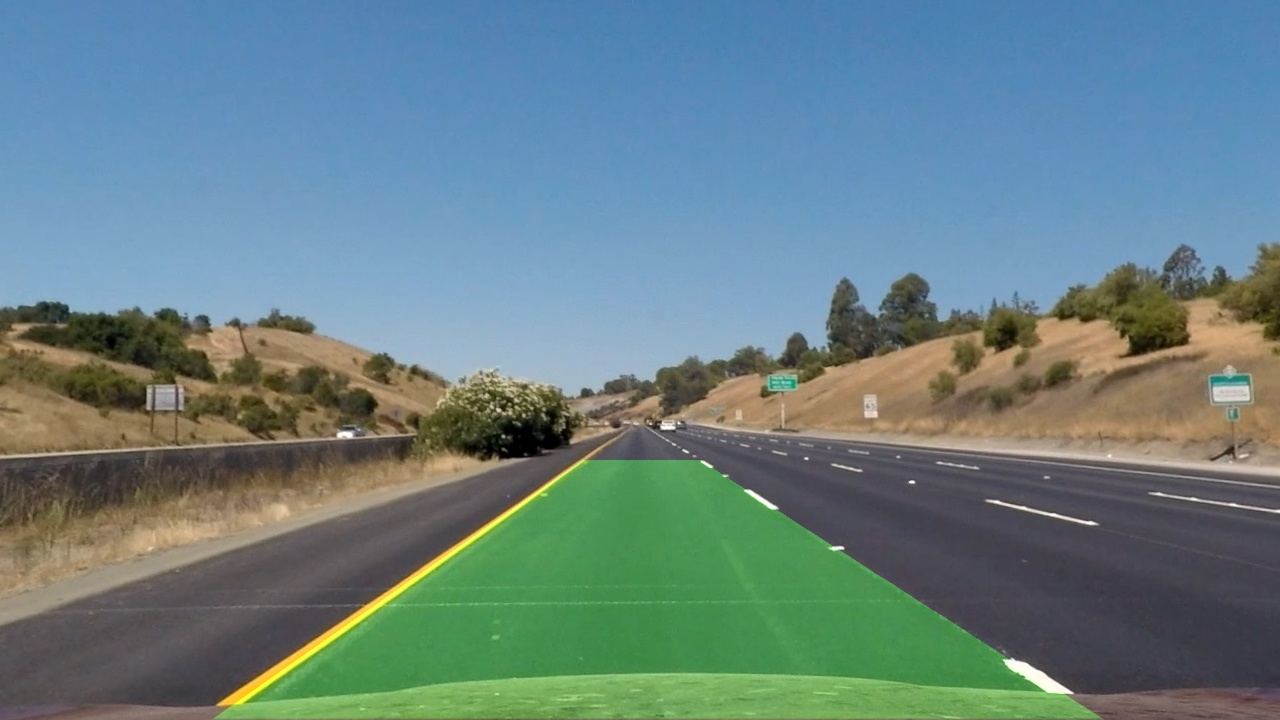
#> input picture final_test_images/straight_lines1.jpg, 1280 x 720 px, found by its file name
$ python project_pipeline_internal.py   (older library calls are emulated)
#> lines starting #> are read from the running program, lines starting #| are printed output that depends on the picture
import numpy as np
import cv2
import glob
import matplotlib.pyplot as plt

#HyperParameters

#CAMERA CALIBRATION
CHESSBOARD_SIZE = (9, 6)

#COLOR AND GRADIENT SPACE
SOBEL_KERNEL_SIZE = 15
ABSOLUTE_GRADIENT_THRESHOLD = (30, 100)
MAGNITUDE_GRADIENT_THRESHOLD = (30, 100)
DIRECTION_GRADIENT_THRESHOLD = (np.pi/4, np.pi/2)
COLOR_CHANNEL = 2
COLOR_CODE = 'HLS'
COLOR_CHANNEL_THRESHOLD = (170, 255)

#PERSPECTIVE TRANSFORMATION
PERSPECTIVE_SRC = np.float32([
    # [520, 500],
    # [225, 700],
    # [1075, 700],
    # [760, 500]
    [580, 460],
    [205, 720],
    [1110, 720],
    [703, 460]
])
PERSPECTIVE_DST = np.float32([
    [200, 0],
    [200, 720],
    [1050, 720],
    [1050, 0]
])

#FINAL LANE DETECTION USING SLIDING WINDOW
NUMBER_OF_WINDOWS = 9
WINDOW_MARGIN = 100
MINIMUM_PIXEL_IN_WINDOW = 50
METER_PER_PIXEL_X = 3.7/700
METER_PER_PIXEL_Y = 32.0/720
N_FRAMES = 20

class Utils:
    def __init__(self):
        pass

    def showImages(self, image1, image2):
        f, (ax1, ax2) = plt.subplots(1, 2, figsize=(20,10))
        ax1.imshow(image1)
        ax1.set_title('Original Image', fontsize=30)
        ax2.imshow(image2)
        ax2.set_title('Undistorted Image', fontsize=30)

        plt.show()

    def applyFilter (self, input_directory, output_directory, filter):

        images = glob.glob(input_directory + '*')
        for fname in images:
            image = cv2.imread(fname)
            filtered_image = filter(image)

            # utils.showImages(image, filtered_image)

            print('Saving filtered image ' + fname.split('/')[1] + ' ' + str(filtered_image.shape) + ' into ' + output_directory + ' folder')
            cv2.imwrite(output_directory + fname.split('/')[1], filtered_image)

    # [17 lines left out: function drawOnResults, not called in this run]

#Step 1 Camera Calibration
class CameraCalibration:

    # [34 lines left out: functions __init__, setCalibrationPoints, undistortImage, not called in this run]


# Step2: Color and gradient spaces
class ColorGradientSpace:
    # [103 lines left out: functions __init__, absoluteGradient, magnitudeGradient, directionGradient, gradientCombined, compute_hls_white_yellow_binary and 2 more, not called in this run]

#step 3 Perspective Transform
class PerspectiveTransform:
    def __init__(self, src, dst):
        self.src = src
        self.dst = dst

    def warped (self, image):

        M = cv2.getPerspectiveTransform(self.src, self.dst)
        M_inv = cv2.getPerspectiveTransform(self.dst, self.src)
        image_size = (image.shape[1], image.shape[0])

        return cv2.warpPerspective(image, M, image_size, flags=cv2.INTER_LINEAR)

# step 4 to detect lanes

class Line():
    def __init__(self):
        # was the line detected in the last iteration?
        self.detected = False
        # x values of the last n fits of the line
        self.recent_xfitted = []
        #average x values of the fitted line over the last n iterations
        self.bestx = None
        #polynomial coefficients for the last n fit
        self.recent_fits = []
        #polynomial coefficients averaged over the last n iterations
        self.best_fit = None
        #polynomial coefficients for the most recent fit
        self.current_fit = [np.array([False])]
        #radius of curvature of the line in some units
        self.radius_of_curvature = None
        #distance in meters of vehicle center from the line
        self.line_base_pos = None
        #difference in fit coefficients between last and new fits
        self.diffs = np.array([0,0,0], dtype='float')
        #x values for detected line pixels
        self.allx = None
        #y values for detected line pixels
        self.ally = None

class LaneDetect():
    def __init__(self, n_windows, margin, minpix, xm_per_pixel, ym_per_pixel, n_frames):
        self.n_windows = n_windows
        self.margin = margin
        self.minpix = minpix
        self.xm_per_pixel = xm_per_pixel
        self.ym_per_pixel = ym_per_pixel
        self.n_frames = n_frames
        self.leftLine = Line()
        self.rightLine = Line()

    # [124 lines left out: functions find_lane_pixels, fit_polynomial, get_curvature, updateLine, detectLine, not called in this run]

class AdvancedLaneDetection ():
    # [28 lines left out: functions __init__, pipeline, not called in this run]

utils = Utils()

# step 1 camera calibration
# cameraCalibration = CameraCalibration('camera_cal/', CHESSBOARD_SIZE)
# utils.applyFilter('camera_cal/straight_lines1.', 'calibrated_test_images/', cameraCalibration.undistortImage)

# # step2 color and gradient space
# colorGradientSpace = ColorGradientSpace(ABSOLUTE_GRADIENT_THRESHOLD, MAGNITUDE_GRADIENT_THRESHOLD,
#                     DIRECTION_GRADIENT_THRESHOLD, COLOR_CHANNEL_THRESHOLD, SOBEL_KERNEL_SIZE, COLOR_CHANNEL, COLOR_CODE)
# utils.applyFilter('calibrated_test_images/', 'gradient_test_images/', colorGradientSpace.colorGradientCombined)

# # step 3 perspective transform
perspectiveTransform = PerspectiveTransform(PERSPECTIVE_SRC, PERSPECTIVE_DST)
utils.applyFilter('gradient_test_images/straight_lines', 'warped_test_images/', perspectiveTransform.warped)

# # step 4 detect lane and radius of curvature
laneDetect = LaneDetect(NUMBER_OF_WINDOWS, WINDOW_MARGIN, MINIMUM_PIXEL_IN_WINDOW, METER_PER_PIXEL_X, METER_PER_PIXEL_Y, N_FRAMES)
utils.applyFilter('warped_test_images/straight_lines', 'laneDetected_test_images/', laneDetect.fit_polynomial)

# [16 lines of commented-out code are left out]

image = cv2.imread('test_images/straight_lines1.jpg')
#> image is the input picture: shape (720, 1280, 3); mean B, G, R 131.6, 129, 103.6

utils.showImages(cv2.cvtColor(image, cv2.COLOR_BGR2RGB), cv2.cvtColor(perspectiveTransform.warped(image), cv2.COLOR_BGR2RGB))
#> in warped, `return cv2.warpPerspective(image, M, image_size, flags=cv2.INTER_LINEAR)`:
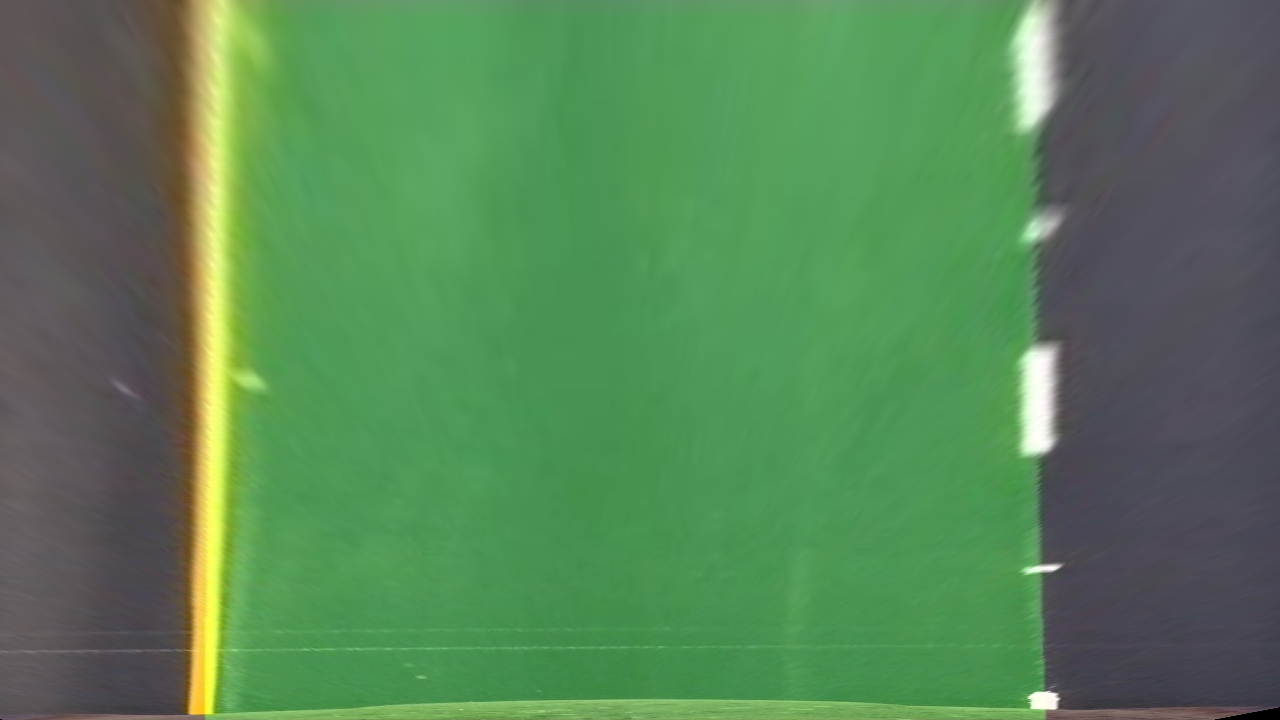
#> returned value: shape (720, 1280, 3); mean of channels 0, 1, 2 87.2, 131.6, 87.5; drawn as B, G, R
#> in showImages, `plt.show()`:
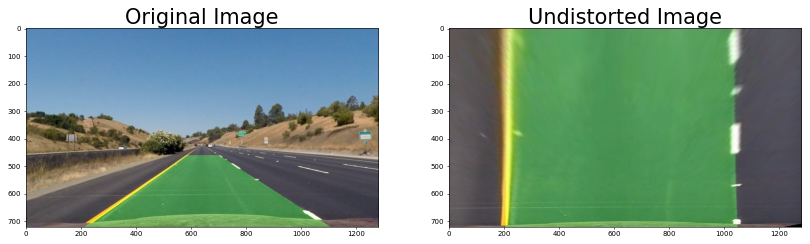
#> figure drawn by matplotlib, 2 panels

$ run again, with final_test_images/straight_lines2.jpg copied over final_test_images/straight_lines1.jpg
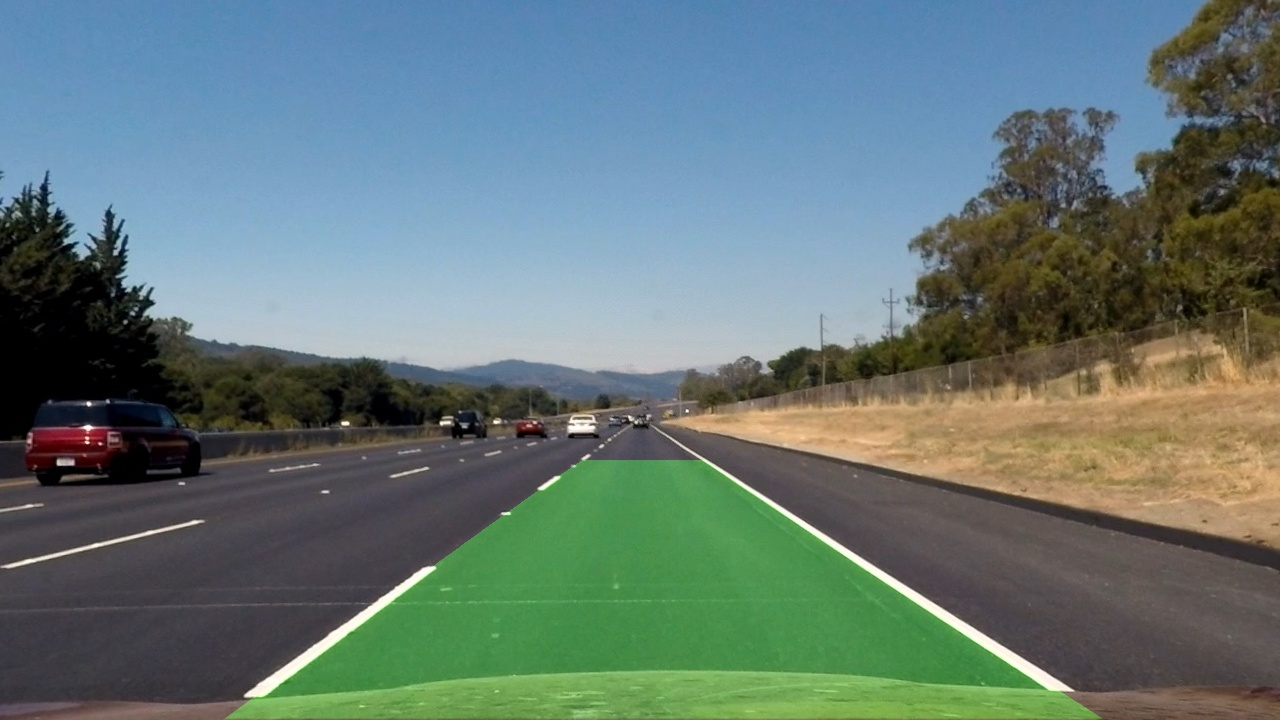
#> input picture final_test_images/straight_lines2.jpg, 1280 x 720 px, found by its file name
#> image is the input picture: shape (720, 1280, 3); mean B, G, R 116.7, 119.7, 100.4
#> in warped, `return cv2.warpPerspective(image, M, image_size, flags=cv2.INTER_LINEAR)`:
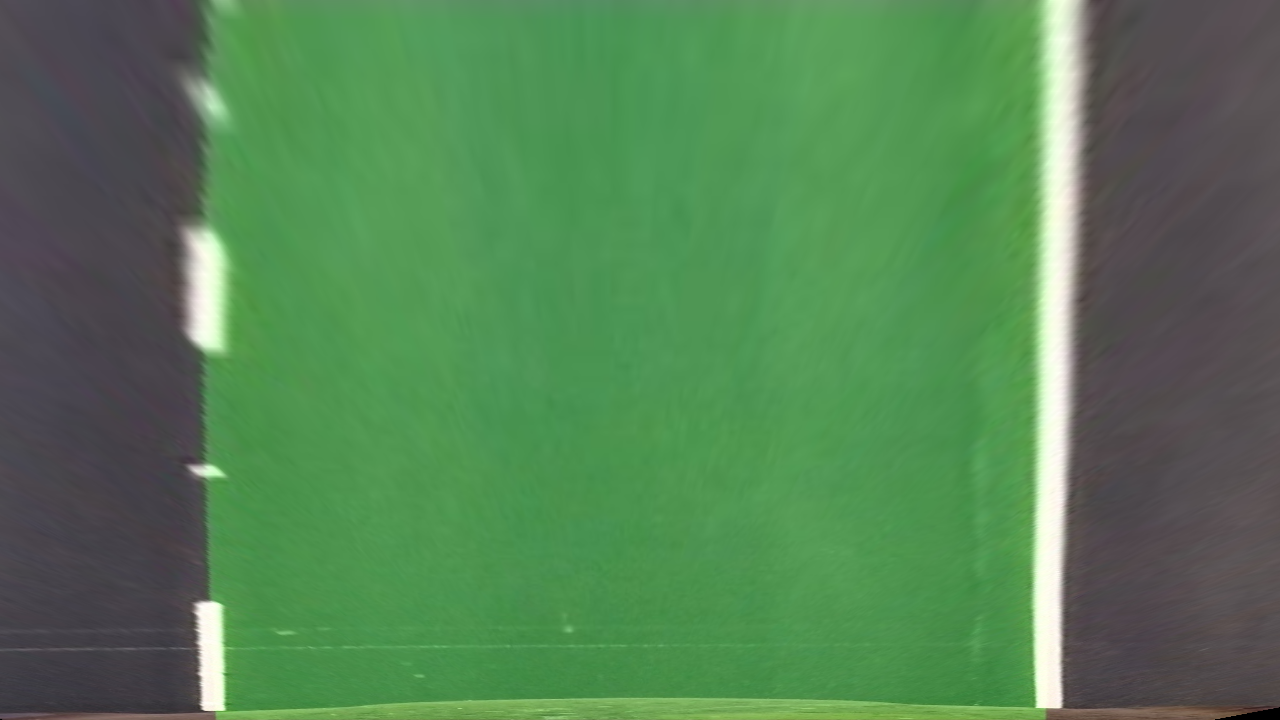
#> returned value: shape (720, 1280, 3); mean of channels 0, 1, 2 84.8, 128.8, 84.4; drawn as B, G, R
#> in showImages, `plt.show()`:
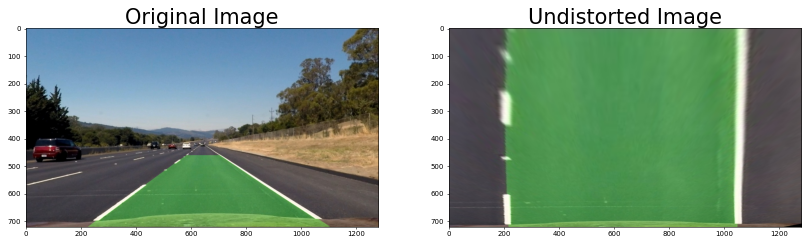
#> figure drawn by matplotlib, 2 panels

$ run again, with final_test_images/test1.jpg copied over final_test_images/straight_lines1.jpg
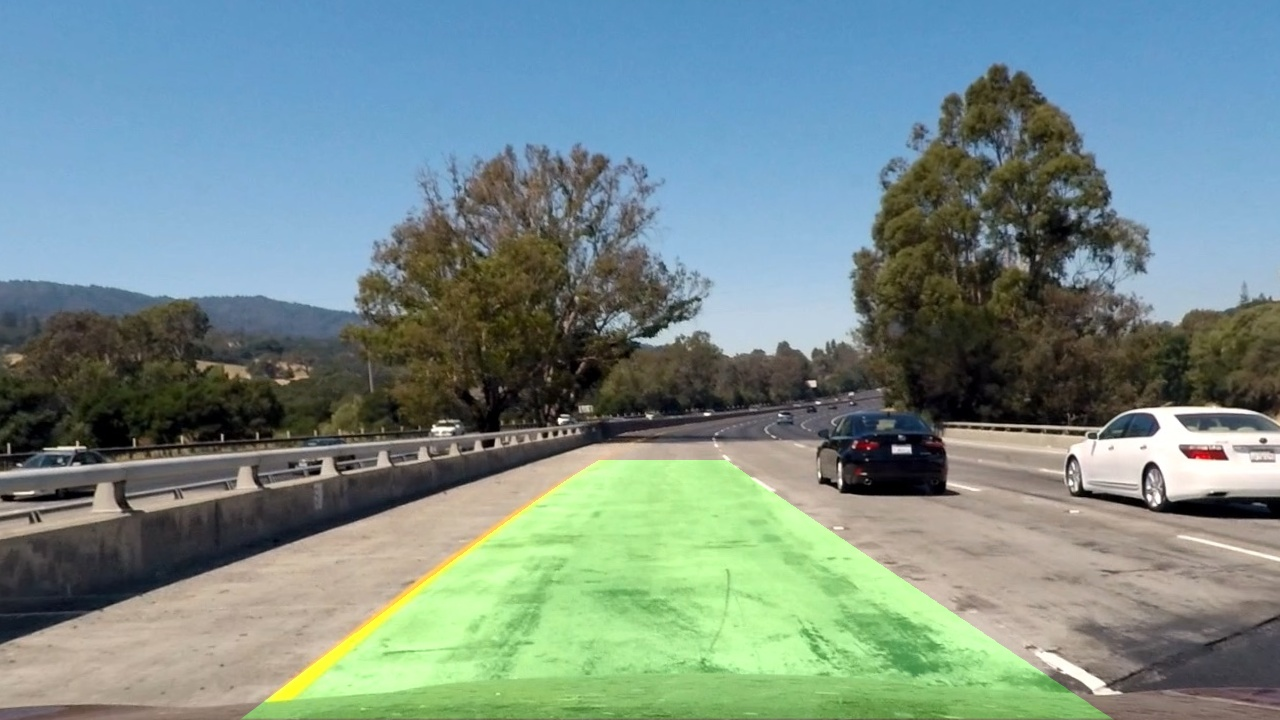
#> input picture final_test_images/test1.jpg, 1280 x 720 px, found by its file name
#> image is the input picture: shape (720, 1280, 3); mean B, G, R 136.2, 140.6, 119.3
#> in warped, `return cv2.warpPerspective(image, M, image_size, flags=cv2.INTER_LINEAR)`:
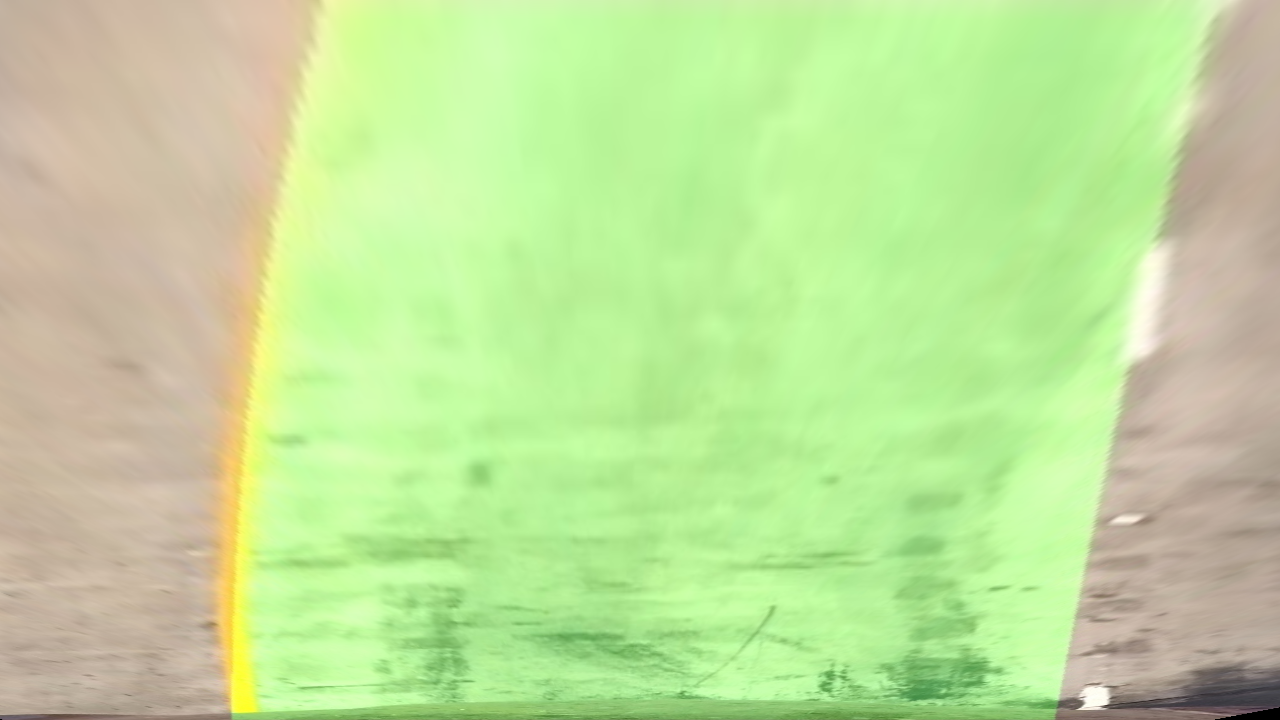
#> returned value: shape (720, 1280, 3); mean of channels 0, 1, 2 154.3, 223, 190.9; drawn as B, G, R
#> in showImages, `plt.show()`:
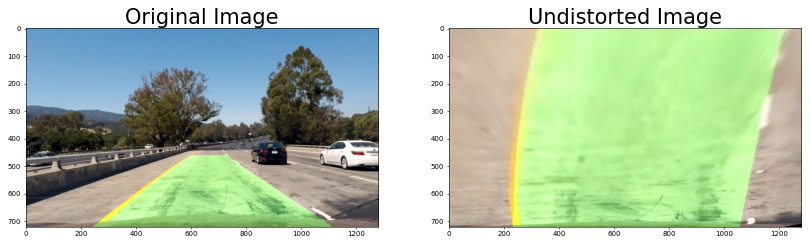
#> figure drawn by matplotlib, 2 panels

$ run again, with final_test_images/test2.jpg copied over final_test_images/straight_lines1.jpg
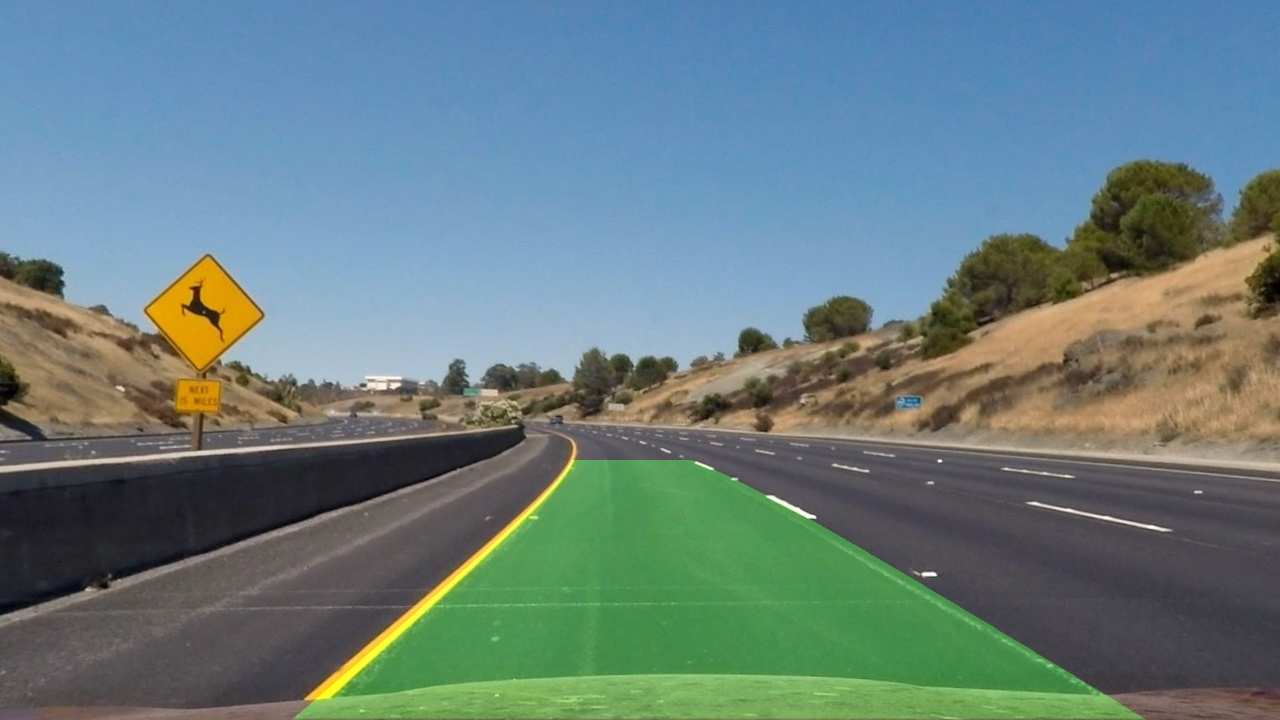
#> input picture final_test_images/test2.jpg, 1280 x 720 px, found by its file name
#> image is the input picture: shape (720, 1280, 3); mean B, G, R 126.3, 126.2, 103.9
#> in warped, `return cv2.warpPerspective(image, M, image_size, flags=cv2.INTER_LINEAR)`:
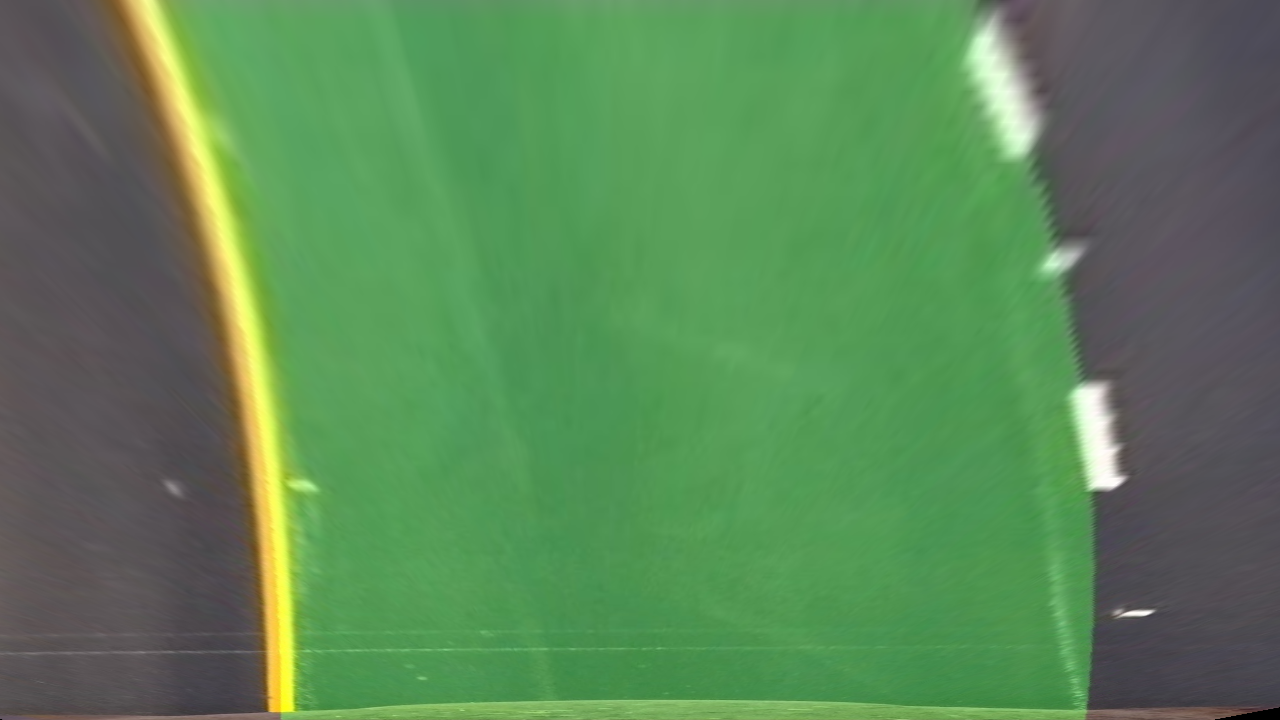
#> returned value: shape (720, 1280, 3); mean of channels 0, 1, 2 87.4, 133.9, 90.9; drawn as B, G, R
#> in showImages, `plt.show()`:
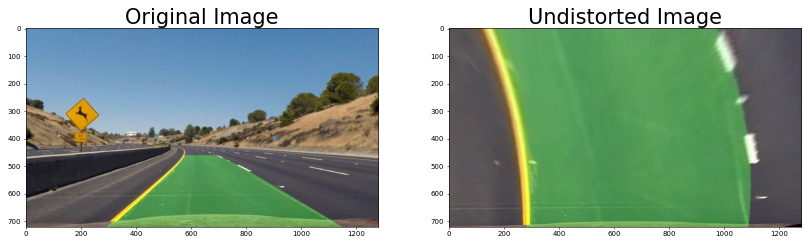
#> figure drawn by matplotlib, 2 panels
